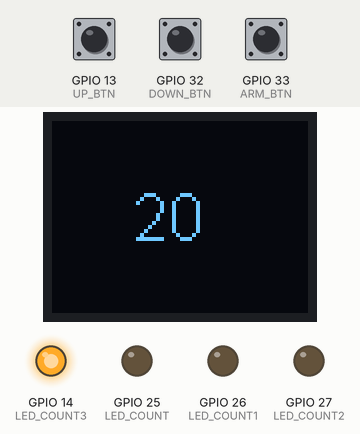
This sketch was run on a simulated ESP8266 (NodeMCU). On the bench: 64×48 one-colour display, output pins drawn as LEDs (lit = HIGH). Inputs (shaded band) come from the test bench; at power-on: GPIO 13 (UP_BTN) HIGH, GPIO 33 (ARM_BTN) HIGH, GPIO 32 (DOWN_BTN) HIGH. What the sketch prints to the serial monitor is not drawn.

Above: at 1.2 s.
1.3 s: GPIO 13 (UP_BTN) pulled LOW for 0.15 s
At 1.6 s:
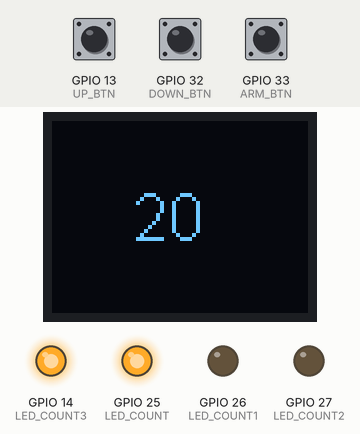
3.2 s: GPIO 33 (ARM_BTN) pulled LOW for 0.15 s
At 5.7 s:
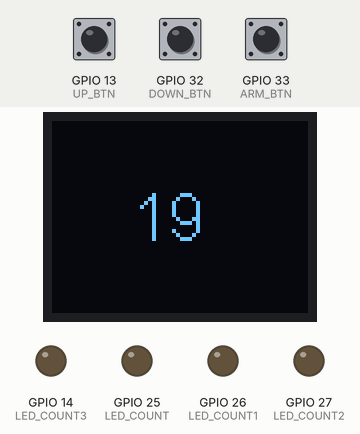
6.3 s: GPIO 32 (DOWN_BTN) pulled LOW for 0.15 s
At 6.6 s:
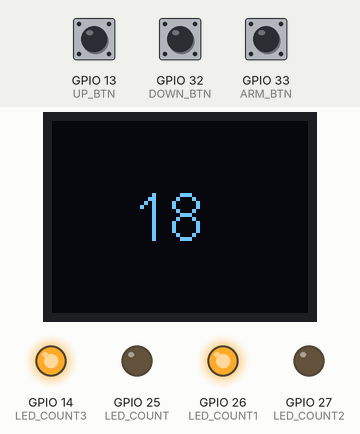
8.2 s: GPIO 13 (UP_BTN) pulled LOW for 1 s
At 9.35 s:
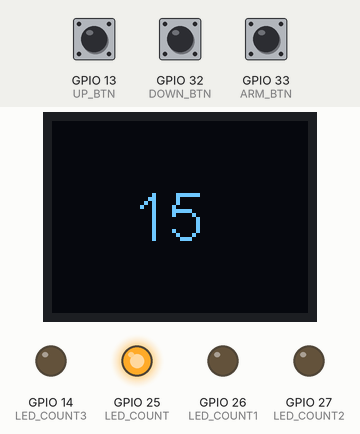
11.0 s: GPIO 32 (DOWN_BTN) pulled LOW for 1 s
At 12.15 s:
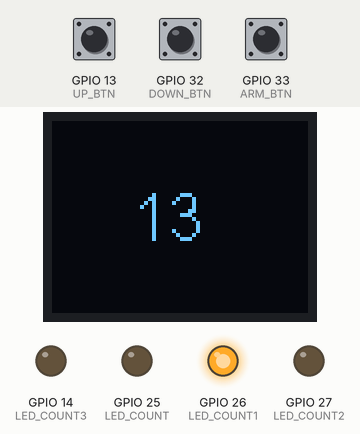
13.8 s: GPIO 33 (ARM_BTN) pulled LOW for 0.15 s
At 26.4 s:
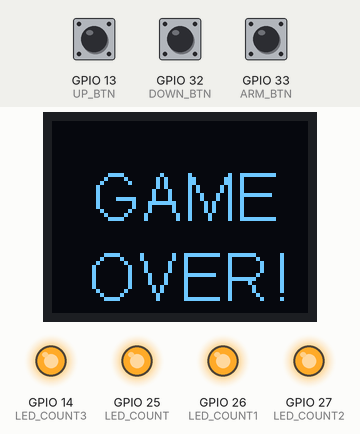
Timing chart, 0 to 27.1 s (numbered marks = the images above; inputs shaded):
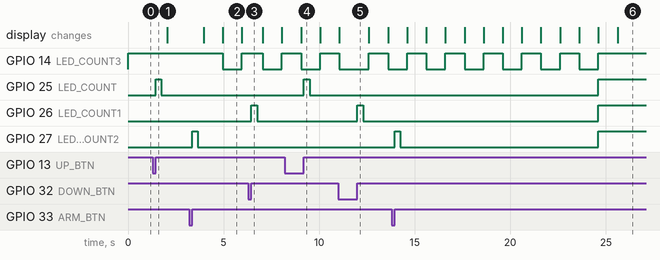

The sketch:

bomb.ino
```cpp
#include "SSD1306Wire.h"

#define BOMB_OUT 25
#define LED_COUNT 25
#define LED_COUNT1 26
#define LED_COUNT2 27
#define LED_COUNT3 14
#define UP_BTN 13
#define DOWN_BTN 32
#define ARM_BTN 33

SSD1306Wire display(0x3c, SDA, SCL, GEOMETRY_64_48);

void btnsTask();
void bombTask();
void serialTask();

void setup() {
  Serial.begin(115200);

  btnsTask();
  bombTask();

}

// Eventos para comunicar
bool evBtns = false;
uint8_t evBtnsData = 0;
uint8_t btnpr = 0;
const uint32_t interval = 1000;


void loop() {
  serialTask();
  btnsTask();
  bombTask();
}

void btnsTask() {
  enum class BtnsStates {INIT, PRESS, STABLE, RELEASE};
  static BtnsStates btnsState =  BtnsStates::INIT;
  static uint32_t referenceTime;
  static uint8_t ledState = LOW;


  const uint32_t STABLETIMEOUT = 100;

  switch (btnsState) {
    case BtnsStates::INIT: {

        pinMode(UP_BTN, INPUT_PULLUP);
        pinMode(DOWN_BTN, INPUT_PULLUP);
        pinMode(ARM_BTN, INPUT_PULLUP);
        pinMode(LED_COUNT, OUTPUT);
        pinMode(LED_COUNT1, OUTPUT);
        pinMode(LED_COUNT2, OUTPUT);
        pinMode(LED_COUNT3, OUTPUT);


        btnsState = BtnsStates::PRESS;


        break;
      }
    case BtnsStates::PRESS: {

        if (digitalRead(UP_BTN) == LOW) {
          btnpr = 1;
          referenceTime = millis();
          btnsState = BtnsStates::STABLE;
        } else if (digitalRead(DOWN_BTN) == LOW) {
          btnpr = 2;
          referenceTime = millis();
          btnsState = BtnsStates::STABLE;
        } else if (digitalRead(ARM_BTN) == LOW) {
          btnpr = 3;
          referenceTime = millis();
          btnsState = BtnsStates::STABLE;
        }

        break;
      }

    case BtnsStates::STABLE: {

        if (digitalRead(UP_BTN) == HIGH && btnpr == 1) {
          btnsState = BtnsStates::PRESS;
        }
        else if ( (millis() - referenceTime) >= STABLETIMEOUT) {
          btnsState = BtnsStates::RELEASE;
        } if (digitalRead(DOWN_BTN) == HIGH && btnpr == 2) {
          btnsState = BtnsStates::PRESS;
        }
        else if ( (millis() - referenceTime) >= STABLETIMEOUT) {
          btnsState = BtnsStates::RELEASE;
        } else if (digitalRead(ARM_BTN) == HIGH && btnpr == 3) {
          btnsState = BtnsStates::PRESS;
        }
        else if ( (millis() - referenceTime) >= STABLETIMEOUT) {
          btnsState = BtnsStates::RELEASE;
        }

        break;
      }

    case BtnsStates::RELEASE: {

        if (digitalRead(UP_BTN) == HIGH && btnpr == 1) {
          evBtns = true;
          evBtnsData = UP_BTN;
          Serial.println("UP_BTN");
          btnsState = BtnsStates::PRESS;
          digitalWrite(LED_COUNT, HIGH);
          delay(300); // Wait for 1000 millisecond(s)
          digitalWrite(LED_COUNT, LOW);
          delay(300);

        } else if (digitalRead(DOWN_BTN) == HIGH && btnpr == 2) {
          evBtns = true;
          evBtnsData = DOWN_BTN;
          Serial.println("DOWN_BTN");
          btnsState = BtnsStates::PRESS;
          digitalWrite(LED_COUNT1, HIGH);
          delay(300); // Wait for 1000 millisecond(s)
          digitalWrite(LED_COUNT1, LOW);
          delay(300);
        } else if (digitalRead(ARM_BTN) == HIGH && btnpr == 3) {
          evBtns = true;
          evBtnsData = ARM_BTN;
          Serial.println("ARM_BTN");
          btnsState = BtnsStates::PRESS;
          digitalWrite(LED_COUNT2, HIGH);
          delay(300); // Wait for 1000 millisecond(s)
          digitalWrite(LED_COUNT2, LOW);
          delay(300);
        }

        break;
      }

    default:
      break;


  }
}

void bombTask() {


  enum class BombStates {INIT, DISARMED, ARMED};
  static BombStates bombState =  BombStates::INIT;
  static uint8_t counter;
  static uint8_t ledState = LOW;
  static uint32_t previousMillis = 0;

  switch (bombState) {
    case BombStates::INIT: {

        pinMode(LED_COUNT3, OUTPUT);
        counter = 20;
        display.init();
        display.setContrast(255);
        display.clear();
        display.setTextAlignment(TEXT_ALIGN_LEFT);
        display.setFont(ArialMT_Plain_16);

        display.clear();
        display.drawString(20, 15, String(counter));
        display.display();
        digitalWrite(LED_COUNT, LOW);
        digitalWrite(LED_COUNT1, LOW);
        digitalWrite(LED_COUNT2, LOW);
        digitalWrite(LED_COUNT3, LOW);

        bombState = BombStates::DISARMED;
        break;
      }
    case BombStates::DISARMED: {

        digitalWrite(LED_COUNT3, HIGH);

        if (evBtns == true) {
          evBtns = false;
          if (evBtnsData == UP_BTN && btnpr == 1 ) {
            if (counter < 60) {
              counter++;
            }
            display.clear();
            display.drawString(20, 15, String(counter));
            display.display();
          } else if (evBtnsData == DOWN_BTN && btnpr == 2 ) {
            if (counter > 10) {
              counter--;
            }
            display.clear();
            display.drawString(20, 15, String(counter));
            display.display();
          } else if (evBtnsData == ARM_BTN && btnpr == 3) {
            bombState = BombStates::ARMED;
          }

        }

        break;
      }

    case BombStates::ARMED: {
        const uint8_t zise = 7;
        static uint8_t password[zise] = {UP_BTN, UP_BTN, DOWN_BTN, DOWN_BTN, UP_BTN, DOWN_BTN, ARM_BTN};
        static uint8_t clave[zise];
        static uint8_t cuntas = 0;

        static bool pstrue = false;


        uint32_t currentMillis = millis();


        if ( (currentMillis - previousMillis) >= interval) {
          previousMillis = currentMillis;
          counter --;
          if (counter == 0) {
            display.clear();
            display.drawString(10, 20, String("BOOM!"));
            display.display();
            digitalWrite(LED_COUNT, HIGH);
            digitalWrite(LED_COUNT1, HIGH);
            digitalWrite(LED_COUNT2, HIGH);
            digitalWrite(LED_COUNT3, HIGH);
            delay(1000);
            display.clear();
            display.drawString(10, 10, String("GAME"));
            display.drawString(9, 30, String("OVER!"));
            display.display();
            Serial.println("Game Over");
            delay(1500);
            cuntas = 0;
            bombState = BombStates::INIT;
          }
          display.clear();
          display.drawString(20, 15, String(counter));
          display.display();
          if (ledState == LOW) {
            ledState = HIGH;
          } else {
            ledState = LOW;
          }
          digitalWrite(LED_COUNT3, ledState);
        }

        if (evBtns == true) {
          evBtns = false;
          if (cuntas < zise) {

            if (evBtnsData == UP_BTN && btnpr == 1 ) {
              clave[cuntas] = evBtnsData;
            }
            else if (evBtnsData == DOWN_BTN && btnpr == 2 ) {
              clave[cuntas] = evBtnsData;
            }
            else if (evBtnsData == ARM_BTN && btnpr == 3) {
              clave[cuntas] = evBtnsData;
            }
            cuntas++;
          }
        }

        else if (cuntas == zise) {
          Serial.println("full password");
          disarmBoom(clave, password, zise, &pstrue);
          // verificas so clave es igual a password
          if (pstrue == true) {
            Serial.println("correct password");
            display.display();
            digitalWrite(LED_COUNT, LOW);
            digitalWrite(LED_COUNT1, LOW);
            digitalWrite(LED_COUNT2, LOW);
            digitalWrite(LED_COUNT3, LOW);
            display.clear();
            display.drawString(10, 10, String("NICE"));
            display.drawString(12, 30, String("JOB!"));
            display.display();
            delay(1500);
            bombState = BombStates::INIT;
            for ( uint8_t i = 0; i < zise; i++) {
              clave[i] = 0;

            }
          }
          else {
            Serial.println("incorrect password");
            cuntas = 0;
            for (uint8_t j = 0; j < zise; j++) {
              clave[j] = 0;
            }
          }
        }

        break;
      }

    default:
      break;
  }
}
void disarmBoom(uint8_t *verClave, uint8_t *verPasswork, uint8_t vecZice, bool *compro) {
  for (uint8_t i = 0; i < vecZice; i++) {
    if (verPasswork[i] == verClave[i]) {
      *compro = true;
    }
    else {
      *compro = false;
      break;
    }
  }
}
```

Measured:
- after the input at 1.3 s, GPIO 25 (LED_COUNT): LOW → HIGH after 0.15 s, → LOW 0.30 s later
- after the input at 3.2 s, GPIO 14 (LED_COUNT3): HIGH → LOW after 1.8 s, → HIGH 1.0 s later; GPIO 27 (LED_COUNT2): LOW → HIGH after 0.15 s, → LOW 0.30 s later; the display: first changes after 0.76 s (image 2 shows a later state)
- after the input at 6.3 s, GPIO 26 (LED_COUNT1): LOW → HIGH after 0.15 s, → LOW 0.30 s later
- after the input at 8.2 s, GPIO 25 (LED_COUNT): LOW → HIGH after 1.0 s, → LOW 0.30 s later
- after the input at 11.0 s, GPIO 26 (LED_COUNT1): LOW → HIGH after 1.0 s, → LOW 0.30 s later
- after the input at 13.8 s, GPIO 27 (LED_COUNT2): LOW → HIGH after 0.15 s instead of 10.8 s
- what the display in image 2 shows lasts 1.0 s, from 5.0 s to 6.0 s
